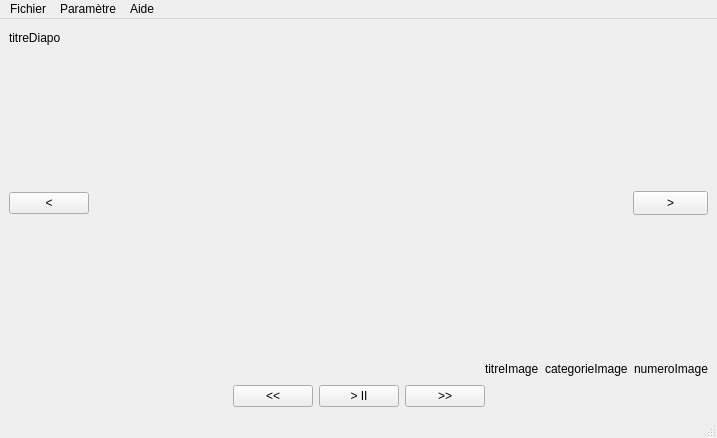
<?xml version="1.0" encoding="UTF-8"?>
<ui version="4.0">
 <class>LecteurVue</class>
 <widget class="QMainWindow" name="LecteurVue">
  <property name="geometry">
   <rect>
    <x>0</x>
    <y>0</y>
    <width>717</width>
    <height>438</height>
   </rect>
  </property>
  <property name="windowTitle">
   <string>MainWindow</string>
  </property>
  <widget class="QWidget" name="centralwidget">
   <layout class="QVBoxLayout" name="verticalLayout_2">
    <item>
     <layout class="QVBoxLayout" name="verticalLayout">
      <item>
       <layout class="QHBoxLayout" name="horizontalLayout">
        <item>
         <widget class="QLabel" name="titreDiapo">
          <property name="text">
           <string>titreDiapo</string>
          </property>
         </widget>
        </item>
        <item>
         <spacer name="horizontalSpacer_3">
          <property name="orientation">
           <enum>Qt::Horizontal</enum>
          </property>
          <property name="sizeHint" stdset="0">
           <size>
            <width>40</width>
            <height>20</height>
           </size>
          </property>
         </spacer>
        </item>
       </layout>
      </item>
      <item>
       <layout class="QHBoxLayout" name="horizontalLayout_2">
        <item>
         <widget class="QPushButton" name="reculer">
          <property name="text">
           <string>&lt;</string>
          </property>
         </widget>
        </item>
        <item>
         <spacer name="horizontalSpacer">
          <property name="orientation">
           <enum>Qt::Horizontal</enum>
          </property>
          <property name="sizeHint" stdset="0">
           <size>
            <width>40</width>
            <height>20</height>
           </size>
          </property>
         </spacer>
        </item>
        <item>
         <spacer name="verticalSpacer">
          <property name="orientation">
           <enum>Qt::Vertical</enum>
          </property>
          <property name="sizeHint" stdset="0">
           <size>
            <width>20</width>
            <height>40</height>
           </size>
          </property>
         </spacer>
        </item>
        <item>
         <widget class="QLabel" name="image">
          <property name="text">
           <string/>
          </property>
          <property name="pixmap">
           <pixmap resource="../cartesDisney/image.qrc">:/cartesDisney/Disney_tapis.gif</pixmap>
          </property>
         </widget>
        </item>
        <item>
         <spacer name="horizontalSpacer_2">
          <property name="orientation">
           <enum>Qt::Horizontal</enum>
          </property>
          <property name="sizeHint" stdset="0">
           <size>
            <width>40</width>
            <height>20</height>
           </size>
          </property>
         </spacer>
        </item>
        <item>
         <widget class="QPushButton" name="avancer">
          <property name="maximumSize">
           <size>
            <width>75</width>
            <height>24</height>
           </size>
          </property>
          <property name="text">
           <string>&gt;</string>
          </property>
         </widget>
        </item>
       </layout>
      </item>
      <item>
       <layout class="QHBoxLayout" name="horizontalLayout_5">
        <item>
         <spacer name="horizontalSpacer_6">
          <property name="orientation">
           <enum>Qt::Horizontal</enum>
          </property>
          <property name="sizeHint" stdset="0">
           <size>
            <width>40</width>
            <height>20</height>
           </size>
          </property>
         </spacer>
        </item>
        <item>
         <widget class="QLabel" name="titreImage">
          <property name="text">
           <string>titreImage</string>
          </property>
         </widget>
        </item>
        <item>
         <widget class="QLabel" name="categorieImage">
          <property name="text">
           <string>categorieImage</string>
          </property>
         </widget>
        </item>
        <item>
         <widget class="QLabel" name="numeroImage">
          <property name="text">
           <string>numeroImage</string>
          </property>
         </widget>
        </item>
       </layout>
      </item>
      <item>
       <layout class="QHBoxLayout" name="horizontalLayout_3">
        <item>
         <spacer name="horizontalSpacer_4">
          <property name="orientation">
           <enum>Qt::Horizontal</enum>
          </property>
          <property name="sizeHint" stdset="0">
           <size>
            <width>40</width>
            <height>20</height>
           </size>
          </property>
         </spacer>
        </item>
        <item>
         <widget class="QPushButton" name="ralentir">
          <property name="text">
           <string>&lt;&lt;</string>
          </property>
         </widget>
        </item>
        <item>
         <widget class="QPushButton" name="automatique">
          <property name="text">
           <string>&gt; II</string>
          </property>
         </widget>
        </item>
        <item>
         <widget class="QPushButton" name="accelerer">
          <property name="text">
           <string>&gt;&gt;</string>
          </property>
         </widget>
        </item>
        <item>
         <spacer name="horizontalSpacer_5">
          <property name="orientation">
           <enum>Qt::Horizontal</enum>
          </property>
          <property name="sizeHint" stdset="0">
           <size>
            <width>40</width>
            <height>20</height>
           </size>
          </property>
         </spacer>
        </item>
       </layout>
      </item>
     </layout>
    </item>
   </layout>
  </widget>
  <widget class="QMenuBar" name="menubar">
   <property name="geometry">
    <rect>
     <x>0</x>
     <y>0</y>
     <width>717</width>
     <height>26</height>
    </rect>
   </property>
   <widget class="QMenu" name="menufichier">
    <property name="title">
     <string>Fichier</string>
    </property>
    <addaction name="actionQuitter"/>
    <addaction name="actionChanger_diaporama"/>
    <addaction name="actionVider_lecteur"/>
   </widget>
   <widget class="QMenu" name="menuParam_tre">
    <property name="title">
     <string>Paramètre</string>
    </property>
    <addaction name="actionBoucler"/>
    <addaction name="actionPar_d_faut"/>
    <addaction name="actionVitesse"/>
   </widget>
   <widget class="QMenu" name="menuAide">
    <property name="title">
     <string>Aide</string>
    </property>
    <addaction name="actionA_propos"/>
   </widget>
   <addaction name="menufichier"/>
   <addaction name="menuParam_tre"/>
   <addaction name="menuAide"/>
  </widget>
  <widget class="QStatusBar" name="statusbar"/>
  <action name="actionQuitter">
   <property name="text">
    <string>Quitter</string>
   </property>
   <property name="shortcut">
    <string>Q</string>
   </property>
  </action>
  <action name="actionChanger_diaporama">
   <property name="text">
    <string>Changer diaporama</string>
   </property>
  </action>
  <action name="actionBoucler">
   <property name="text">
    <string>Boucler</string>
   </property>
  </action>
  <action name="actionA_propos">
   <property name="text">
    <string>A propos</string>
   </property>
   <property name="shortcut">
    <string>A</string>
   </property>
  </action>
  <action name="actionPar_d_faut">
   <property name="text">
    <string>Par défaut</string>
   </property>
  </action>
  <action name="actionVider_lecteur">
   <property name="text">
    <string>Vider lecteur</string>
   </property>
  </action>
  <action name="actionVitesse">
   <property name="text">
    <string>Vitesse</string>
   </property>
  </action>
 </widget>
 <resources>
  <include location="../cartesDisney/image.qrc"/>
 </resources>
 <connections/>
</ui>
